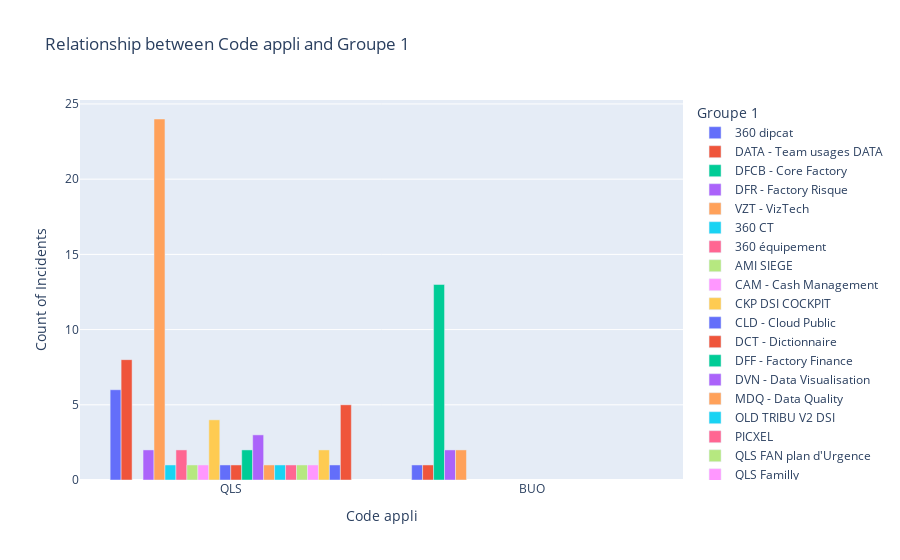

The notebook cell this image was saved under:
### Code cell
import plotly.express as px

# Assuming df_qlik_buo is your DataFrame
agg_data = df_qlik_buo.groupby(['Code appli', 'Groupe 1']).size().reset_index(name='Count')

# Create an interactive grouped bar chart using Plotly Express
fig = px.bar(agg_data, x='Code appli', y='Count', color='Groupe 1', barmode='group',
             title='Relationship between Code appli and Groupe 1',
             labels={'Code appli': 'Code appli', 'Count': 'Count of Incidents', 'Groupe 1': 'Groupe 1'})

fig.update_layout(xaxis={'categoryorder':'total descending'})  # Optional: Sort x-axis categories

### Figure 1 — Plotly figure (JSON) as saved in the notebook; plotly's stock layout.template omitted (floating-point values rounded to 4 significant figures)
{"data": [{"alignmentgroup": "True", "hovertemplate": "Groupe 1=360 dipcat<br>Code appli=%{x}<br>Count of Incidents=%{y}<extra></extra>", "legendgroup": "360 dipcat", "marker": {"color": "#636efa", "pattern": {"shape": ""}}, "name": "360 dipcat", "offsetgroup": "360 dipcat", "orientation": "v", "showlegend": true, "textposition": "auto", "type": "bar", "x": ["BUO", "QLS"], "xaxis": "x", "y": [1, 6], "yaxis": "y"}, {"alignmentgroup": "True", "hovertemplate": "Groupe 1=DATA - Team usages DATA<br>Code appli=%{x}<br>Count of Incidents=%{y}<extra></extra>", "legendgroup": "DATA - Team usages DATA", "marker": {"color": "#EF553B", "pattern": {"shape": ""}}, "name": "DATA - Team usages DATA", "offsetgroup": "DATA - Team usages DATA", "orientation": "v", "showlegend": true, "textposition": "auto", "type": "bar", "x": ["BUO", "QLS"], "xaxis": "x", "y": [1, 8], "yaxis": "y"}, {"alignmentgroup": "True", "hovertemplate": "Groupe 1=DFCB - Core Factory<br>Code appli=%{x}<br>Count of Incidents=%{y}<extra></extra>", "legendgroup": "DFCB - Core Factory", "marker": {"color": "#00cc96", "pattern": {"shape": ""}}, "name": "DFCB - Core Factory", "offsetgroup": "DFCB - Core Factory", "orientation": "v", "showlegend": true, "textposition": "auto", "type": "bar", "x": ["BUO"], "xaxis": "x", "y": [13], "yaxis": "y"}, {"alignmentgroup": "True", "hovertemplate": "Groupe 1=DFR - Factory Risque<br>Code appli=%{x}<br>Count of Incidents=%{y}<extra></extra>", "legendgroup": "DFR - Factory Risque", "marker": {"color": "#ab63fa", "pattern": {"shape": ""}}, "name": "DFR - Factory Risque", "offsetgroup": "DFR - Factory Risque", "orientation": "v", "showlegend": true, "textposition": "auto", "type": "bar", "x": ["BUO", "QLS"], "xaxis": "x", "y": [2, 2], "yaxis": "y"}, {"alignmentgroup": "True", "hovertemplate": "Groupe 1=VZT - VizTech<br>Code appli=%{x}<br>Count of Incidents=%{y}<extra></extra>", "legendgroup": "VZT - VizTech", "marker": {"color": "#FFA15A", "pattern": {"shape": ""}}, "name": "VZT - VizTech", "offsetgroup": "VZT - VizTech", "orientation": "v", "showlegend": true, "textposition": "auto", "type": "bar", "x": ["BUO", "QLS"], "xaxis": "x", "y": [2, 24], "yaxis": "y"}, {"alignmentgroup": "True", "hovertemplate": "Groupe 1=360 CT<br>Code appli=%{x}<br>Count of Incidents=%{y}<extra></extra>", "legendgroup": "360 CT", "marker": {"color": "#19d3f3", "pattern": {"shape": ""}}, "name": "360 CT", "offsetgroup": "360 CT", "orientation": "v", "showlegend": true, "textposition": "auto", "type": "bar", "x": ["QLS"], "xaxis": "x", "y": [1], "yaxis": "y"}, {"alignmentgroup": "True", "hovertemplate": "Groupe 1=360 équipement<br>Code appli=%{x}<br>Count of Incidents=%{y}<extra></extra>", "legendgroup": "360 équipement", "marker": {"color": "#FF6692", "pattern": {"shape": ""}}, "name": "360 équipement", "offsetgroup": "360 équipement", "orientation": "v", "showlegend": true, "textposition": "auto", "type": "bar", "x": ["QLS"], "xaxis": "x", "y": [2], "yaxis": "y"}, {"alignmentgroup": "True", "hovertemplate": "Groupe 1=AMI SIEGE<br>Code appli=%{x}<br>Count of Incidents=%{y}<extra></extra>", "legendgroup": "AMI SIEGE", "marker": {"color": "#B6E880", "pattern": {"shape": ""}}, "name": "AMI SIEGE", "offsetgroup": "AMI SIEGE", "orientation": "v", "showlegend": true, "textposition": "auto", "type": "bar", "x": ["QLS"], "xaxis": "x", "y": [1], "yaxis": "y"}, {"alignmentgroup": "True", "hovertemplate": "Groupe 1=CAM - Cash Management<br>Code appli=%{x}<br>Count of Incidents=%{y}<extra></extra>", "legendgroup": "CAM - Cash Management", "marker": {"color": "#FF97FF", "pattern": {"shape": ""}}, "name": "CAM - Cash Management", "offsetgroup": "CAM - Cash Management", "orientation": "v", "showlegend": true, "textposition": "auto", "type": "bar", "x": ["QLS"], "xaxis": "x", "y": [1], "yaxis": "y"}, {"alignmentgroup": "True", "hovertemplate": "Groupe 1=CKP DSI COCKPIT<br>Code appli=%{x}<br>Count of Incidents=%{y}<extra></extra>", "legendgroup": "CKP DSI COCKPIT", "marker": {"color": "#FECB52", "pattern": {"shape": ""}}, "name": "CKP DSI COCKPIT", "offsetgroup": "CKP DSI COCKPIT", "orientation": "v", "showlegend": true, "textposition": "auto", "type": "bar", "x": ["QLS"], "xaxis": "x", "y": [4], "yaxis": "y"}, {"alignmentgroup": "True", "hovertemplate": "Groupe 1=CLD - Cloud Public<br>Code appli=%{x}<br>Count of Incidents=%{y}<extra></extra>", "legendgroup": "CLD - Cloud Public", "marker": {"color": "#636efa", "pattern": {"shape": ""}}, "name": "CLD - Cloud Public", "offsetgroup": "CLD - Cloud Public", "orientation": "v", "showlegend": true, "textposition": "auto", "type": "bar", "x": ["QLS"], "xaxis": "x", "y": [1], "yaxis": "y"}, {"alignmentgroup": "True", "hovertemplate": "Groupe 1=DCT - Dictionnaire<br>Code appli=%{x}<br>Count of Incidents=%{y}<extra></extra>", "legendgroup": "DCT - Dictionnaire", "marker": {"color": "#EF553B", "pattern": {"shape": ""}}, "name": "DCT - Dictionnaire", "offsetgroup": "DCT - Dictionnaire", "orientation": "v", "showlegend": true, "textposition": "auto", "type": "bar", "x": ["QLS"], "xaxis": "x", "y": [1], "yaxis": "y"}, {"alignmentgroup": "True", "hovertemplate": "Groupe 1=DFF - Factory Finance<br>Code appli=%{x}<br>Count of Incidents=%{y}<extra></extra>", "legendgroup": "DFF - Factory Finance", "marker": {"color": "#00cc96", "pattern": {"shape": ""}}, "name": "DFF - Factory Finance", "offsetgroup": "DFF - Factory Finance", "orientation": "v", "showlegend": true, "textposition": "auto", "type": "bar", "x": ["QLS"], "xaxis": "x", "y": [2], "yaxis": "y"}, {"alignmentgroup": "True", "hovertemplate": "Groupe 1=DVN - Data Visualisation<br>Code appli=%{x}<br>Count of Incidents=%{y}<extra></extra>", "legendgroup": "DVN - Data Visualisation", "marker": {"color": "#ab63fa", "pattern": {"shape": ""}}, "name": "DVN - Data Visualisation", "offsetgroup": "DVN - Data Visualisation", "orientation": "v", "showlegend": true, "textposition": "auto", "type": "bar", "x": ["QLS"], "xaxis": "x", "y": [3], "yaxis": "y"}, {"alignmentgroup": "True", "hovertemplate": "Groupe 1=MDQ - Data Quality<br>Code appli=%{x}<br>Count of Incidents=%{y}<extra></extra>", "legendgroup": "MDQ - Data Quality", "marker": {"color": "#FFA15A", "pattern": {"shape": ""}}, "name": "MDQ - Data Quality", "offsetgroup": "MDQ - Data Quality", "orientation": "v", "showlegend": true, "textposition": "auto", "type": "bar", "x": ["QLS"], "xaxis": "x", "y": [1], "yaxis": "y"}, {"alignmentgroup": "True", "hovertemplate": "Groupe 1=OLD TRIBU V2 DSI<br>Code appli=%{x}<br>Count of Incidents=%{y}<extra></extra>", "legendgroup": "OLD TRIBU V2 DSI", "marker": {"color": "#19d3f3", "pattern": {"shape": ""}}, "name": "OLD TRIBU V2 DSI", "offsetgroup": "OLD TRIBU V2 DSI", "orientation": "v", "showlegend": true, "textposition": "auto", "type": "bar", "x": ["QLS"], "xaxis": "x", "y": [1], "yaxis": "y"}, {"alignmentgroup": "True", "hovertemplate": "Groupe 1=PICXEL<br>Code appli=%{x}<br>Count of Incidents=%{y}<extra></extra>", "legendgroup": "PICXEL", "marker": {"color": "#FF6692", "pattern": {"shape": ""}}, "name": "PICXEL", "offsetgroup": "PICXEL", "orientation": "v", "showlegend": true, "textposition": "auto", "type": "bar", "x": ["QLS"], "xaxis": "x", "y": [1], "yaxis": "y"}, {"alignmentgroup": "True", "hovertemplate": "Groupe 1=QLS FAN plan d'Urgence<br>Code appli=%{x}<br>Count of Incidents=%{y}<extra></extra>", "legendgroup": "QLS FAN plan d'Urgence", "marker": {"color": "#B6E880", "pattern": {"shape": ""}}, "name": "QLS FAN plan d'Urgence", "offsetgroup": "QLS FAN plan d'Urgence", "orientation": "v", "showlegend": true, "textposition": "auto", "type": "bar", "x": ["QLS"], "xaxis": "x", "y": [1], "yaxis": "y"}, {"alignmentgroup": "True", "hovertemplate": "Groupe 1=QLS Familly<br>Code appli=%{x}<br>Count of Incidents=%{y}<extra></extra>", "legendgroup": "QLS Familly", "marker": {"color": "#FF97FF", "pattern": {"shape": ""}}, "name": "QLS Familly", "offsetgroup": "QLS Familly", "orientation": "v", "showlegend": true, "textposition": "auto", "type": "bar", "x": ["QLS"], "xaxis": "x", "y": [1], "yaxis": "y"}, {"alignmentgroup": "True", "hovertemplate": "Groupe 1=RDO - MaReco<br>Code appli=%{x}<br>Count of Incidents=%{y}<extra></extra>", "legendgroup": "RDO - MaReco", "marker": {"color": "#FECB52", "pattern": {"shape": ""}}, "name": "RDO - MaReco", "offsetgroup": "RDO - MaReco", "orientation": "v", "showlegend": true, "textposition": "auto", "type": "bar", "x": ["QLS"], "xaxis": "x", "y": [2], "yaxis": "y"}, {"alignmentgroup": "True", "hovertemplate": "Groupe 1=ROT - Reporting DOTT<br>Code appli=%{x}<br>Count of Incidents=%{y}<extra></extra>", "legendgroup": "ROT - Reporting DOTT", "marker": {"color": "#636efa", "pattern": {"shape": ""}}, "name": "ROT - Reporting DOTT", "offsetgroup": "ROT - Reporting DOTT", "orientation": "v", "showlegend": true, "textposition": "auto", "type": "bar", "x": ["QLS"], "xaxis": "x", "y": [1], "yaxis": "y"}, {"alignmentgroup": "True", "hovertemplate": "Groupe 1=TSE - IAE<br>Code appli=%{x}<br>Count of Incidents=%{y}<extra></extra>", "legendgroup": "TSE - IAE", "marker": {"color": "#EF553B", "pattern": {"shape": ""}}, "name": "TSE - IAE", "offsetgroup": "TSE - IAE", "orientation": "v", "showlegend": true, "textposition": "auto", "type": "bar", "x": ["QLS"], "xaxis": "x", "y": [5], "yaxis": "y"}], "layout": {"barmode": "group", "legend": {"title": {"text": "Groupe 1"}, "tracegroupgap": 0}, "title": {"text": "Relationship between Code appli and Groupe 1"}, "xaxis": {"anchor": "y", "categoryorder": "total descending", "domain": [0, 1], "title": {"text": "Code appli"}}, "yaxis": {"anchor": "x", "domain": [0, 1], "title": {"text": "Count of Incidents"}}}}
